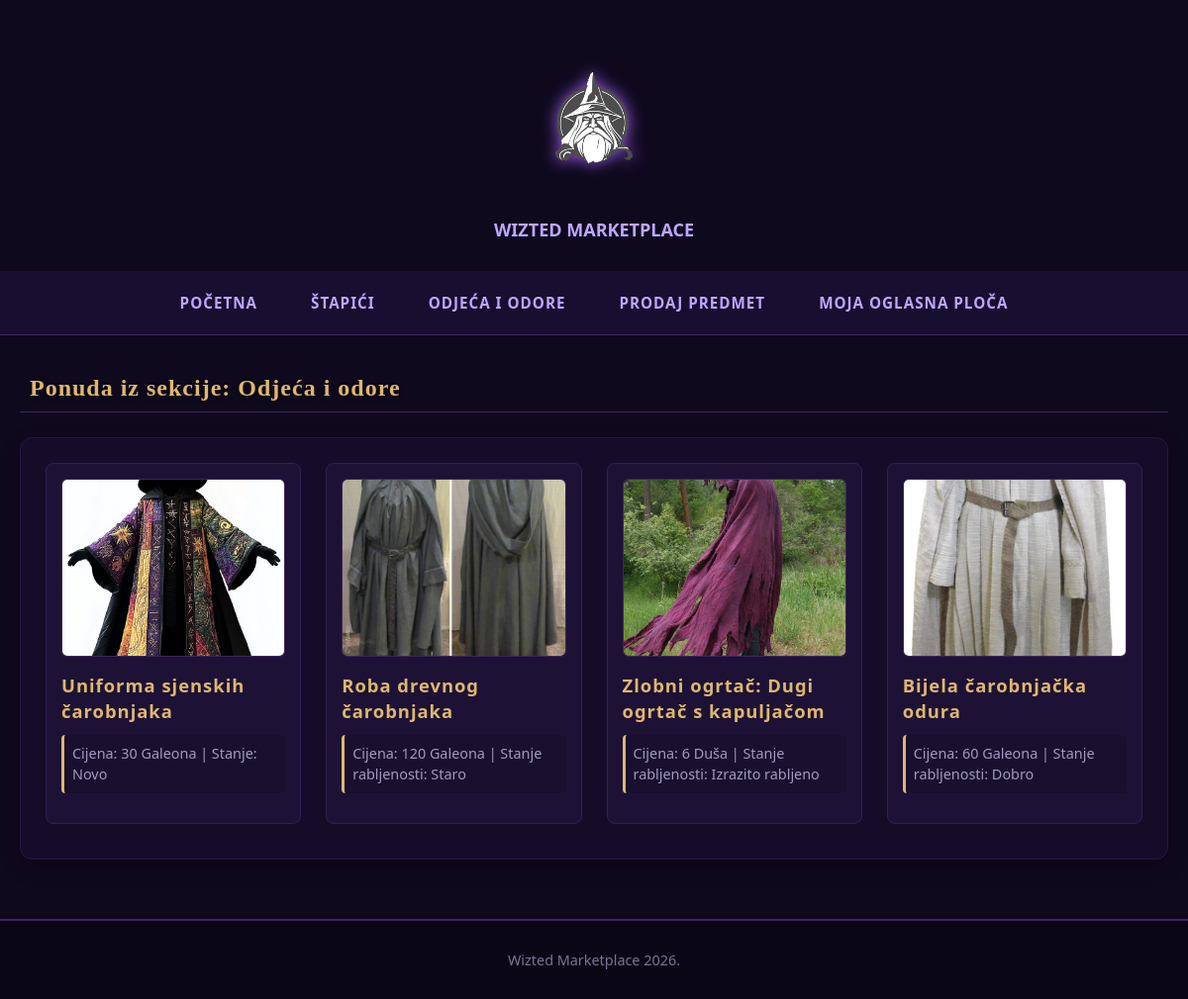
The page /kategorija.php?kategorija=Odjeća i odore on the database its author committed.
### tables this page shows
CREATE TABLE `vijesti` (
  `id` int(11) NOT NULL,
  `datum` datetime NOT NULL,
  `naslov` varchar(255) NOT NULL,
  `sazetak` text NOT NULL,
  `tekst` text NOT NULL,
  `slika` varchar(255) NOT NULL,
  `kategorija` varchar(50) NOT NULL,
  `arhiva` tinyint(1) NOT NULL DEFAULT 0
);

### kategorija.php (the view, shortened to what this page needs)
<?php
include 'connect.php';
$kategorija = isset($_GET['kategorija']) ? $_GET['kategorija'] : '';
?>
<!DOCTYPE html>
<html lang="bs">
<head>
    <link rel="stylesheet" type="text/css" href="style.css">
</head>
<body>
    <header><img src="img/logo.png" alt="Wizted Logo" class="logo"><a>WIZTED MARKETPLACE</a></header>
    <nav>
        <div class="nav-kontejner">
            <a href="index.php">Početna</a>
            <a href="kategorija.php?kategorija=Štapići">Štapići</a>
            <a href="kategorija.php?kategorija=Odjeća i odore">Odjeća i odore</a>
            <a href="unos.html">Prodaj predmet</a>
            <a href="administrator.php">Moja oglasna ploča</a>
        </div>
    </nav>
    <section id="sadrzaj">
        <h2 style="text-align: left; padding-left:10px;">Ponuda iz sekcije: <?php echo $kategorija; ?></h2>
        <div class="vijesti-red" style="grid-template-columns: repeat(auto-fill, minmax(250px, 1fr));">
            <?php
            $kategorija_safe = mysqli_real_escape_string($dbc, $kategorija);
            $query = "SELECT * FROM vijesti WHERE arhiva=0 AND kategorija='$kategorija_safe' ORDER BY id DESC";
            $result = mysqli_query($dbc, $query);
            while($row = mysqli_fetch_array($result)) {
                echo '<article style="margin-bottom:10px;">';
                echo '  <a href="clanak.php?id='.$row['id'].'"><img src="img/'.$row['slika'].'" alt="Predmet" class="vijest-slika"></a>';
                echo '  <h3><a href="clanak.php?id='.$row['id'].'" style="text-decoration:none; color:#dfb76c;">'.$row['naslov'].'</a></h3>';
                echo '  <p>'.$row['sazetak'].'</p>';
                echo '</article>';
            }
            ?>
        </div>
    </section>
    <footer><p>Wizted Marketplace 2026.</p></footer>
</body>
</html>

### style.css (style rules this page uses)
* { margin: 0; padding: 0; box-sizing: border-box; font-family: 'Segoe UI', Tahoma, Geneva, Verdana, sans-serif; }
body { background-color: #0f091e; color: #e2daf0; }
h1, h2, h3, .clanak-naslov { font-family: 'Georgia', serif; color: #dfb76c; letter-spacing: 1px; }
header { display: flex; flex-direction: column; align-items: center; padding: 20px 0; }
header a { display: inline-block; color: #bfa6ff; font-size: 18px; font-weight: bold; text-decoration: none; transition: color 0.3s ease; padding-bottom: 10px; }
header .logo { display: block; max-height: 200px; width: auto; filter: drop-shadow(0 0 8px #9b5de5); }
nav { background-color: #180f30; width: 100%; border-bottom: 1px solid #3d265e; }
.nav-kontejner { max-width: 1200px; margin: 0 auto; padding: 5px 20px; display: flex; justify-content: center; flex-wrap: wrap; }
nav a { color: #bfa6ff; text-decoration: none; padding: 12px 22px; margin: 5px; font-weight: bold; font-size: 0.95rem; text-transform: uppercase; letter-spacing: 1px; border-radius: 4px; transition: all 0.3s ease; }
#sadrzaj { max-width: 1200px; margin: 40px auto; padding: 0 20px; }
#sadrzaj h2 { margin-bottom: 25px; border-bottom: 1px solid #3d265e; padding-bottom: 10px; text-shadow: 0 2px 4px rgba(0,0,0,0.5); }
.vijesti-red { display: grid; grid-template-columns: repeat(4, 1fr); gap: 25px; background-color: #150d28; padding: 25px; margin-bottom: 40px; border-radius: 12px; border: 1px solid #251647; box-shadow: 0 8px 20px rgba(0,0,0,0.3); }
article { background-color: #1d1236; padding: 15px; border-radius: 8px; border: 1px solid #321e58; display: flex; flex-direction: column; transition: transform 0.3s ease, box-shadow 0.3s ease; }
article:not(:last-child) { border-right: 1px solid #321e58; }
.vijest-slika { width: 100%; height: 180px; object-fit: cover; border-radius: 6px; margin-bottom: 12px; border: 1px solid #3d265e; }
article h3 { font-size: 1.15rem; margin-bottom: 10px; line-height: 1.3; }
article h3 a { transition: color 0.2s; }
article p { color: #a499be; margin-bottom: 15px; flex-grow: 1; line-height: 1.5; font-size: 0.9rem; background: rgba(0,0,0,0.15); padding: 8px; border-radius: 4px; border-left: 3px solid #dfb76c; }
footer { background-color: #0b0616; color: #7d7295; text-align: center; padding: 30px; border-top: 2px solid #3d265e; margin-top: 60px; font-size: 0.9rem; }

### rows shown on the page
vijesti: slika (picture), naslov "Uniforma sjenskih čarobnjaka", sazetak "Cijena: 30 Galeona | Stanje: Novo"
vijesti: slika (picture), naslov "Roba drevnog čarobnjaka", sazetak "Cijena: 120 Galeona | Stanje rabljenosti: Staro"
vijesti: slika (picture), naslov "Zlobni ogrtač: Dugi ogrtač s kapuljačom", sazetak "Cijena: 6 Duša | Stanje rabljenosti: Izrazito rabljeno"
vijesti: slika (picture), naslov "Bijela čarobnjačka odura", sazetak "Cijena: 60 Galeona | Stanje rabljenosti: Dobro"

### other values the page prints
$kategorija "Odjeća i odore"
